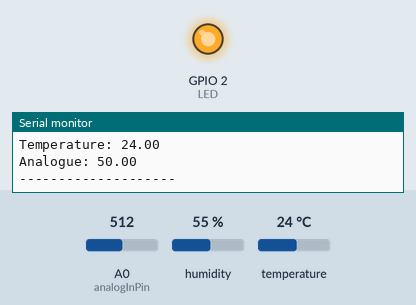
A sketch run on a simulated ESP8266 (NodeMCU). On the bench: output pins drawn as LEDs (lit = HIGH), the last lines printed to the serial monitor. The inputs (shaded band) are chosen by the test bench; at power-on: A0 (analogInPin) = 512, humidity 55 %, temperature 24 °C.

Above: at 2.7 s.
2.8 s: A0 (analogInPin) set to 0
At 12.3 s:
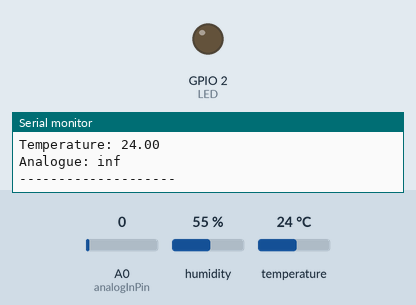
Timing chart, 0 to 14.1 s (numbered marks = the images above; inputs shaded):
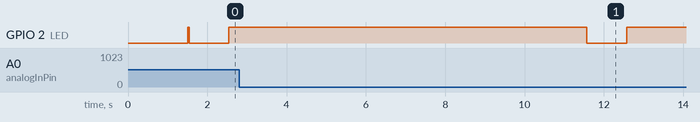

The sketch:

sketch_dec01a.ino
```cpp
#include <DHT.h>
#include <ESP8266WiFi.h>
#include "AdafruitIO_WiFi.h"
#include <Wire.h>
#define DHTPIN 14
#define  AO_IN 5
#define LED 2
#define IO_USERNAME  "quangbinh"
#define IO_KEY       "aio_grNV97RinHfoAC6LXFOOACyoU7PI"
const int analogInPin = A0;
const char *ssid =  "QUANG PHU";     // replace with your wifi ssid and wpa2 key
const char *pass =  "01234545582";
const char* server = "io.adafruit.com";

float lux=0.00, ADC_value=0.0048828125, LDR_value;
AdafruitIO_WiFi io(IO_USERNAME, IO_KEY, ssid, pass);
AdafruitIO_Feed *humidity = io.feed("sensors.humidity");
AdafruitIO_Feed *temperature = io.feed("sensors.temperature");

DHT dht(DHTPIN, DHT11);

void setup() {
  // put your setup code here, to run once:
  Serial.begin(9600);
  dht.begin();
//  pinMode(AO_IN,INPUT);
  pinMode(LED, OUTPUT);
  io.connect();
  while(io.status() < AIO_CONNECTED)
  {
    Serial.print(".");
    digitalWrite(LED,LOW);
    delay(500);
  }
  digitalWrite(LED,HIGH);
  Serial.println("");
  Serial.println("WiFi connected");


}


void loop() {


    float h = dht.readHumidity();
    float t = dht.readTemperature();
    if (isnan(h) || isnan(t))
    {
        Serial.println("Failed to read");

    }
    else
    {

      Serial.print("Humidity: ");
      Serial.println(h);
      humidity->save(h);
      temperature->save(t);
      Serial.print("Temperature: ");
      Serial.println(t);
      LDR_value = analogRead(analogInPin);
      lux=(250.000000/ (ADC_value*LDR_value)) -50.000000;
      Serial.print("Analogue: ");
      Serial.println(lux);
      Serial.println("--------------------");
      //delay(300000);
      digitalWrite(LED,LOW);
      delay(1000);
      digitalWrite(LED,HIGH);
      delay(9000);
    }

}
```
